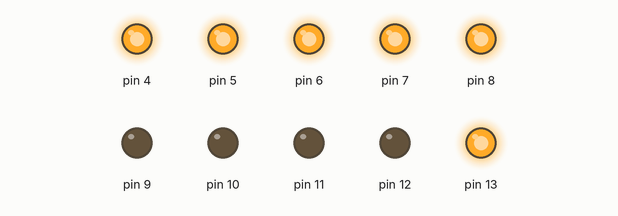
Simulated run of this sketch. Board: Arduino Uno, built with avr-gcc and run on an emulated ATmega328P. Shown: output pins drawn as LEDs (lit = HIGH).

Above: at 0.5 s.
At 1.05 s:
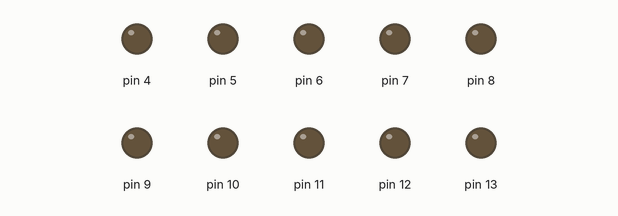
At 2.12 s:
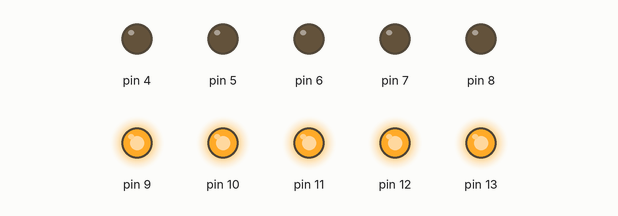
At 2.32 s:
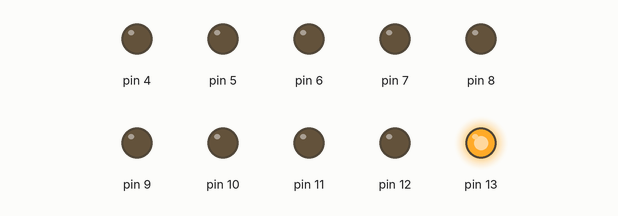
At 4.0 s:
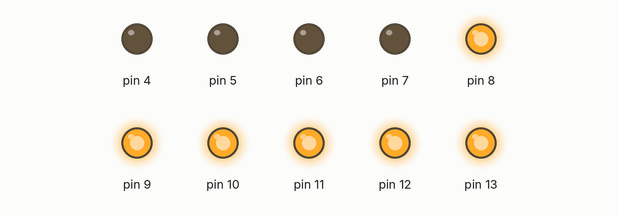
At 4.67 s:
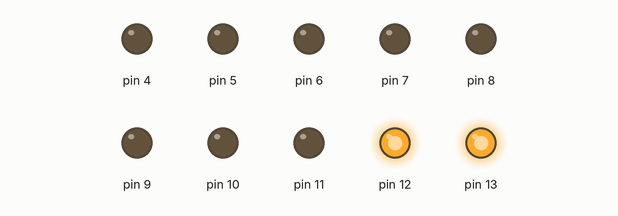
Timing chart, 0 to 5.5 s (numbered marks = the images above):
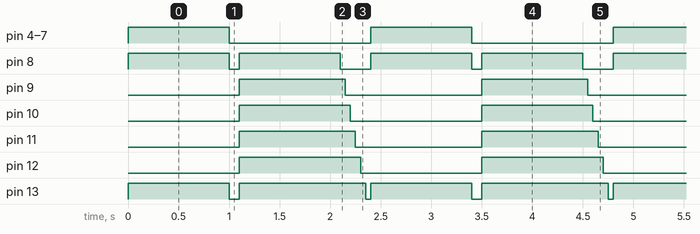

Measured:
- by itself, pin 4–7: alternates HIGH for 1.0 s and LOW for 1.4 s
- by itself, pin 8: repeats every 2.4 s: LOW 0.10 s, HIGH 1.0 s, LOW 0.30 s, HIGH 1.0 s
- by itself, pin 9: alternates HIGH for 1.1 s and LOW for 1.4 s
- by itself, pin 10: alternates HIGH for 1.1 s and LOW for 1.3 s
- by itself, pin 11: alternates HIGH for 1.2 s and LOW for 1.3 s
- by itself, pin 12: alternates HIGH for 1.2 s and LOW for 1.2 s
- by itself, pin 13: repeats every 2.4 s: LOW 0.10 s, HIGH 1.3 s, LOW 0.05 s, HIGH 1.0 s

The sketch:

coeur_a_coeur.ino
```cpp
int i=0,j=0;
void setup() {
 pinMode(4,OUTPUT);
 pinMode(5,OUTPUT);
 pinMode(6,OUTPUT);
 pinMode(7,OUTPUT);
 pinMode(8,OUTPUT);
 pinMode(9,OUTPUT);
 pinMode(10,OUTPUT);
 pinMode(11,OUTPUT);
 pinMode(12,OUTPUT);
 pinMode(13,OUTPUT);

}
void loop() {
 for(i=4;i<8;i++){
  digitalWrite(i,HIGH);
 }
 digitalWrite(13,HIGH);
 digitalWrite(8,HIGH);
 delay(1000);
 for(i=4;i<8;i++){
  digitalWrite(i,LOW);
 }
 digitalWrite(13,LOW);
digitalWrite(8,LOW);
delay(100);
for (j=8;j<=13;j++){
  digitalWrite (j,HIGH);
}
  delay(1000);
  for (j=8;j<=13;j++){
  digitalWrite (j,LOW);
  delay(50);

}

}
```
